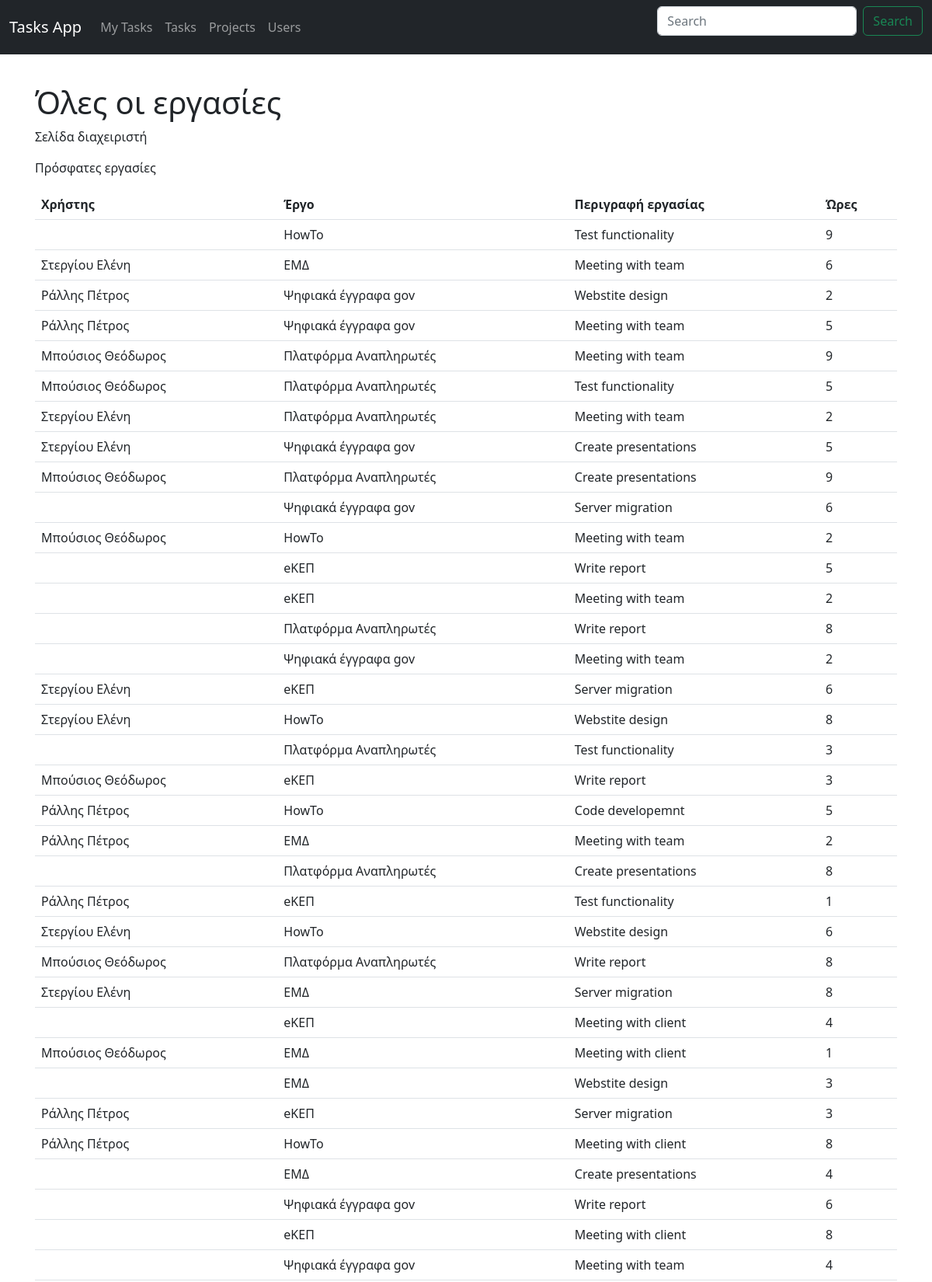
The page /alltasks (upper part) on the database its author committed.
### app/models.py (models this page shows, shortened)
class Task(db.Model):
    id = db.Column(db.Integer, primary_key=True)
    user_id = db.Column(db.Integer, db.ForeignKey('user.id'))
    project_id = db.Column(db.Integer, db.ForeignKey('project.id'))
    description = db.Column(db.String(), nullable=False)
    hours = db.Column(db.Integer, nullable=False)
    date = db.Column(db.DateTime)
    week = db.Column(db.Integer)

class Project(db.Model):
    id = db.Column(db.Integer, primary_key=True)
    name = db.Column(db.String(), nullable=False)
    description = db.Column(db.String())
    tasks = db.relationship('Task', backref='project')

class User(db.Model):
    id = db.Column(db.Integer, primary_key=True)
    firstname = db.Column(db.String(), nullable=False)
    lastname = db.Column(db.String(), nullable=False)
    tasks = db.relationship('Task', backref='user')

### app/routes.py (the view)
@app.route('/alltasks')
def alltasks():
    all_tasks = db.session.execute(db.select(Task)).scalars()
    return render_template('alltasks.html', tasks=all_tasks)

### app/templates/alltasks.html
{% extends 'base.html' %}
{% block content %}
<h1 class="mt-5">Όλες οι εργασίες</h1>
<p>Σελίδα διαχειριστή</p>
<p>Πρόσφατες εργασίες</p>
<table class="table">
    <thead>
        <tr>
            <th scope="col">Χρήστης</th>
            <th scope="col">Έργο</th>
            <th scope="col">Περιγραφή εργασίας</th>
            <th scope="col">Ώρες</th>
        </tr>
    </thead>
    <tbody>
        {% for task in tasks %}
        <tr>
            <td>{{ task.user.lastname }} {{ task.user.firstname }}</td>
            <td>{{ task.project.name }}</td>
            <td>{{ task.description }}</td>
            <td>{{ task.hours }}</td>
        </tr>
        {% endfor %}
    </tbody>
</table>
{% endblock %}

### rows shown on the page
Task: project.name "HowTo", description "Test functionality", hours "9"
Task: user.lastname "Στεργίου", user.firstname "Ελένη", project.name "ΕΜΔ", description "Meeting with team", hours "6"
Task: user.lastname "Ράλλης", user.firstname "Πέτρος", project.name "Ψηφιακά έγγραφα gov", description "Webstite design", hours "2"
Task: user.lastname "Ράλλης", user.firstname "Πέτρος", project.name "Ψηφιακά έγγραφα gov", description "Meeting with team", hours "5"
Task: user.lastname "Μπούσιος", user.firstname "Θεόδωρος", project.name "Πλατφόρμα Αναπληρωτές", description "Meeting with team", hours "9"
Task: user.lastname "Μπούσιος", user.firstname "Θεόδωρος", project.name "Πλατφόρμα Αναπληρωτές", description "Test functionality", hours "5"
Task: user.lastname "Στεργίου", user.firstname "Ελένη", project.name "Πλατφόρμα Αναπληρωτές", description "Meeting with team", hours "2"
Task: user.lastname "Στεργίου", user.firstname "Ελένη", project.name "Ψηφιακά έγγραφα gov", description "Create presentations", hours "5"
Task: user.lastname "Μπούσιος", user.firstname "Θεόδωρος", project.name "Πλατφόρμα Αναπληρωτές", description "Create presentations", hours "9"
Task: project.name "Ψηφιακά έγγραφα gov", description "Server migration", hours "6"
Task: user.lastname "Μπούσιος", user.firstname "Θεόδωρος", project.name "HowTo", description "Meeting with team", hours "2"
Task: project.name "eΚΕΠ", description "Write report", hours "5"
Task: project.name "eΚΕΠ", description "Meeting with team", hours "2"
Task: project.name "Πλατφόρμα Αναπληρωτές", description "Write report", hours "8"
Task: project.name "Ψηφιακά έγγραφα gov", description "Meeting with team", hours "2"
Task: user.lastname "Στεργίου", user.firstname "Ελένη", project.name "eΚΕΠ", description "Server migration", hours "6"
Task: user.lastname "Στεργίου", user.firstname "Ελένη", project.name "HowTo", description "Webstite design", hours "8"
Task: project.name "Πλατφόρμα Αναπληρωτές", description "Test functionality", hours "3"
Task: user.lastname "Μπούσιος", user.firstname "Θεόδωρος", project.name "eΚΕΠ", description "Write report", hours "3"
Task: user.lastname "Ράλλης", user.firstname "Πέτρος", project.name "HowTo", description "Code developemnt", hours "5"
Task: user.lastname "Ράλλης", user.firstname "Πέτρος", project.name "ΕΜΔ", description "Meeting with team", hours "2"
Task: project.name "Πλατφόρμα Αναπληρωτές", description "Create presentations", hours "8"
Task: user.lastname "Ράλλης", user.firstname "Πέτρος", project.name "eΚΕΠ", description "Test functionality", hours "1"
Task: user.lastname "Στεργίου", user.firstname "Ελένη", project.name "HowTo", description "Webstite design", hours "6"
Task: user.lastname "Μπούσιος", user.firstname "Θεόδωρος", project.name "Πλατφόρμα Αναπληρωτές", description "Write report", hours "8"
Task: user.lastname "Στεργίου", user.firstname "Ελένη", project.name "ΕΜΔ", description "Server migration", hours "8"
Task: project.name "eΚΕΠ", description "Meeting with client", hours "4"
Task: user.lastname "Μπούσιος", user.firstname "Θεόδωρος", project.name "ΕΜΔ", description "Meeting with client", hours "1"
Task: project.name "ΕΜΔ", description "Webstite design", hours "3"
Task: user.lastname "Ράλλης", user.firstname "Πέτρος", project.name "eΚΕΠ", description "Server migration", hours "3"
Task: user.lastname "Ράλλης", user.firstname "Πέτρος", project.name "HowTo", description "Meeting with client", hours "8"
Task: project.name "ΕΜΔ", description "Create presentations", hours "4"
Task: project.name "Ψηφιακά έγγραφα gov", description "Write report", hours "6"
Task: project.name "eΚΕΠ", description "Meeting with client", hours "8"
Task: project.name "Ψηφιακά έγγραφα gov", description "Meeting with team", hours "4"
